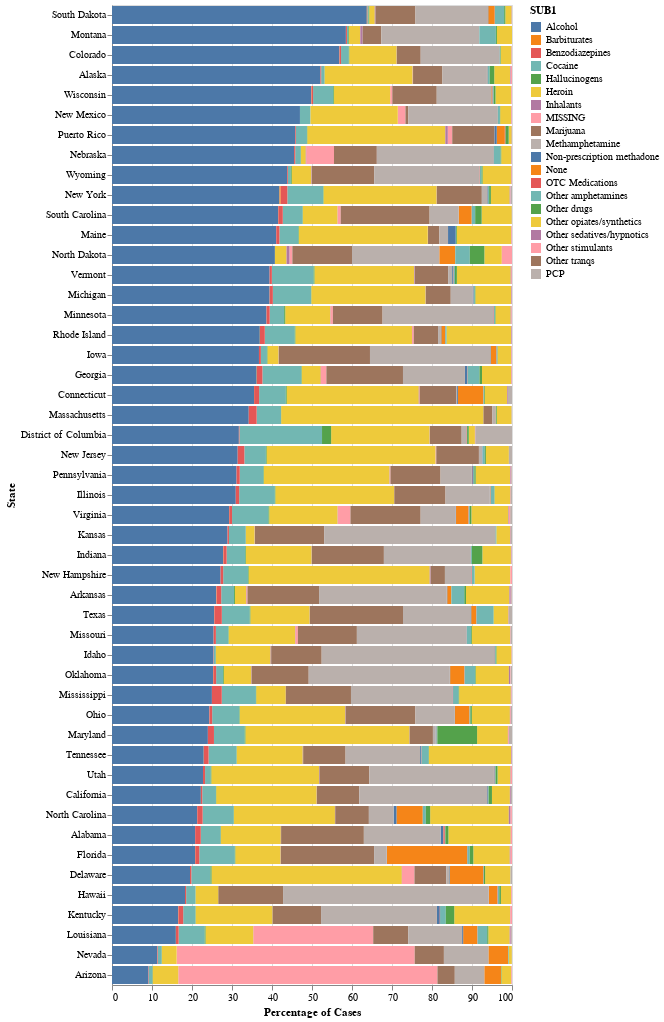

Notebook source saved alongside this figure:
### Code cell
state_sub1_df = df2019.groupby(['STFIPS','SUB1']).size().reset_index()
state_sub1_df = state_sub1_df.rename(columns={0:'COUNT'})
state_sub1_df['PERC'] = 100 * state_sub1_df['COUNT'] / state_sub1_df.groupby(['STFIPS'])['COUNT'].transform('sum')

state_sub1_df = state_sub1_df.replace({'STFIPS': state_dict})
state_sub1_df = state_sub1_df.replace({'SUB1': substance_dict})

bar2 = alt.Chart(state_sub1_df).mark_bar().transform_calculate(
        filtered='datum.SUB1 == "Alcohol" ? datum.PERC : 0'
        ).encode(
            x=alt.X('PERC:Q', scale=alt.Scale(domain=(0,100)), axis=alt.Axis(title='Percentage of Cases')),
            y=alt.Y('STFIPS:N', sort=alt.SortField('filtered', order = 'descending'), axis=alt.Axis(title='State')),
            color='SUB1:N',
            tooltip=['STFIPS','SUB1','PERC'],
            order=alt.Order('SUB1',sort='ascending')).interactive()
bar2.save('../report/assets/substance-rates.html')
bar2

### Figure 1 — Vega-Lite specification as saved in the notebook (floating-point values rounded to 4 significant figures; data arrays with more than 128 entries replaced by an {"elided": "..."} marker saying what was removed)
{"config": {"view": {"continuousWidth": 400, "continuousHeight": 300}}, "data": {"name": "data-0f8b16655099941d64788a6719ff2a83"}, "mark": "bar", "encoding": {"color": {"field": "SUB1", "type": "nominal"}, "order": {"field": "SUB1", "sort": "ascending", "type": "nominal"}, "tooltip": [{"field": "STFIPS", "type": "nominal"}, {"field": "SUB1", "type": "nominal"}, {"field": "PERC", "type": "quantitative"}], "x": {"axis": {"title": "Percentage of Cases"}, "field": "PERC", "scale": {"domain": [0, 100]}, "type": "quantitative"}, "y": {"axis": {"title": "State"}, "field": "STFIPS", "sort": {"field": "filtered", "order": "descending"}, "type": "nominal"}}, "selection": {"selector001": {"type": "interval", "bind": "scales", "encodings": ["x", "y"]}}, "transform": [{"calculate": "datum.SUB1 == \"Alcohol\" ? datum.PERC : 0", "as": "filtered"}], "$schema": "https://vega.github.io/schema/vega-lite/v4.17.0.json", "datasets": {"data-0f8b16655099941d64788a6719ff2a83": {"elided": "831 records"}}}
